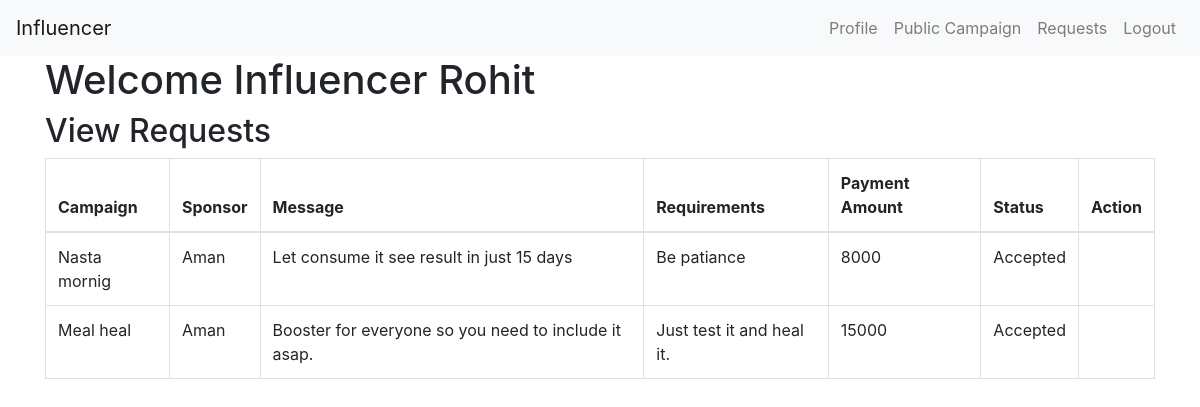
The app's page /view_requests (signed in) with its own data.
### app.py (models this page shows, shortened)
class User(db.Model, UserMixin):
    id = db.Column(db.Integer, primary_key=True, autoincrement=True)
    username = db.Column(db.String(25), unique=True, nullable=False)
    email = db.Column(db.String(50), unique=True, nullable=False)
    _password = db.Column(db.String(128), nullable=False)
    role = db.Column(db.String(25))
    industry = db.Column(db.String(20),nullable=True)
    budgets = db.Column(db.Integer)
    category = db.Column(db.String(20),nullable=True)
    niche = db.Column(db.String(20),nullable=True)
    reach = db.Column(db.String(20),nullable=True)
    blocked = db.Column(db.Boolean, default=False)
    sponsor_campaigns = db.relationship('Campaign', foreign_keys='Campaign.sponsor_id', back_populates='sponsor')
    influencer_campaigns = db.relationship('Campaign', foreign_keys='Campaign.influencer_id', back_populates='influencer')
    @property
    def password(self):
        raise AttributeError('password is not a readable attribute')

class AdRequest(db.Model):
    id = db.Column(db.Integer, primary_key=True)
    messages = db.Column(db.Text)
    requirements = db.Column(db.Text)
    payment_amount = db.Column(db.Integer)
    sender = db.Column(db.String(30))
    negotiated_amount = db.Column(db.Integer, nullable=True)
    negotiation_status = db.Column(db.String(64), default='Pending')  # 'Pending', 'Proposed', 'Accepted', 'Rejected'
    status = db.Column(db.String(64), default= 'pending')  # 'Pending', 'Accepted', 'Rejected'
    campaign_id = db.Column(db.Integer, db.ForeignKey('campaign.id', name='fk_adrequest_campaign_id'))
    influencer_id = db.Column(db.Integer, db.ForeignKey('user.id', name='fk_adrequest_influencer_id'))
    sponsor_id = db.Column(db.Integer, db.ForeignKey('user.id', name='fk_adrequest_sponsor_id'))
    campaign = db.relationship('Campaign', backref='ad_requests')
    influencer = db.relationship('User', foreign_keys=[influencer_id], backref='influencer')

class Campaign(db.Model):
    id = db.Column(db.Integer, primary_key=True)
    name = db.Column(db.String(128))
    description = db.Column(db.Text)
    start_date = db.Column(db.DateTime, index=True, default=datetime.utcnow)
    end_date = db.Column(db.DateTime, index=True)
    budget = db.Column(db.Integer)
    visibility = db.Column(db.String(255) , default='public')
    progress = db.Column(db.Integer, default=0)
    flagged = db.Column(db.Boolean, default=False)
    sponsor_id = db.Column(db.Integer, db.ForeignKey('user.id', name='fk_campaign_sponsor_id'))
    influencer_id = db.Column(db.Integer, db.ForeignKey('user.id', name='fk_campaign_influencer_id'), nullable=True)
    sponsor = db.relationship('User', foreign_keys=[sponsor_id], back_populates='sponsor_campaigns')
    influencer = db.relationship('User', foreign_keys=[influencer_id], back_populates='influencer_campaigns')

### app.py (the view)
@app.route('/view_requests')
@login_required
def view_requests():
    if current_user.role != 'influencer' or current_user.blocked:
        flash('Only influencers can view requests.', 'danger')
        return redirect(url_for('home'))
    requests = db.session.query(
        AdRequest,
        User.username.label('sponsor_name'),
        Campaign.name.label('campaign_name')
    ).join(Campaign, Campaign.id == AdRequest.campaign_id) \
     .join(User, User.id == Campaign.sponsor_id) \
     .filter(AdRequest.influencer_id == current_user.id, AdRequest.sender =="sponsor").all()
    return render_template('view_requests.html', requests=requests)

### app.py (called while the page is built)
@login_manager.user_loader
def load_user(user_id):
    return User.query.get(int(user_id))

### templates/view_requests.html (shortened to what this page needs)
<!DOCTYPE html>
<html lang="en">
<head>
    <link href="https://stackpath.bootstrapcdn.com/bootstrap/4.5.2/css/bootstrap.min.css" rel="stylesheet">
</head>
<body>
    <nav class="navbar navbar-expand-lg navbar-light bg-light">
        <a class="navbar-brand" href="#">Influencer</a>
        <div class="collapse navbar-collapse" id="navbarNav">
            <ul class="navbar-nav ml-auto">
                <li class="nav-item">
                    <a class="nav-link" href="/influencer_dashboard">Profile</a>
                </li>
                <li class="nav-item">
                    <a class="nav-link" href="/public_campaign">Public Campaign</a>
                </li>
                <li class="nav-item">
                    <a class="nav-link" href='/view_requests'>Requests</a>
                </li>
                <li class="nav-item">
                    <a class="nav-link" href="{{ url_for('logout') }}">Logout</a>
                </li>
            </ul>
        </div>
    </nav>
    <div class="container">
        <h1>Welcome Influencer {{ current_user.username|capitalize }}</h1>
        <h2>View Requests</h2>
        <table class="table table-bordered">
            <thead>
                <tr>
                    <th>Campaign</th>
                    <th>Sponsor</th>
                    <th>Message</th>
                    <th>Requirements</th>
                    <th>Payment Amount</th>
                    <th>Status</th>
                    <th>Action</th>
                </tr>
            </thead>
            <tbody>
                {% for request, sponsor_name, campaign_name in requests %}
                <tr>
                    <td>{{ campaign_name|capitalize }}</td>
                    <td>{{ sponsor_name|capitalize }}</td>
                    <td>{{ request.messages|capitalize }}</td>
                    <td>{{ request.requirements|capitalize }}</td>
                    <td>{{ request.payment_amount }}</td>
                    <td>{{ request.status|capitalize }}</td>
                    <td>
                    </td>
                </tr>
                {% endfor %}
            </tbody>
        </table>
    </div>
</body>
</html>

### records on screen
User: username "Rohit"
AdRequest: name "Nasta mornig", username "Aman", messages "Let consume it see result in just 15 days", requirements "Be patiance", payment_amount "8000", status "Accepted"
AdRequest: name "Meal heal", username "Aman", messages "Booster for everyone so you need to include it asap.", requirements "Just test it and heal it.", payment_amount "15000", status "Accepted"
